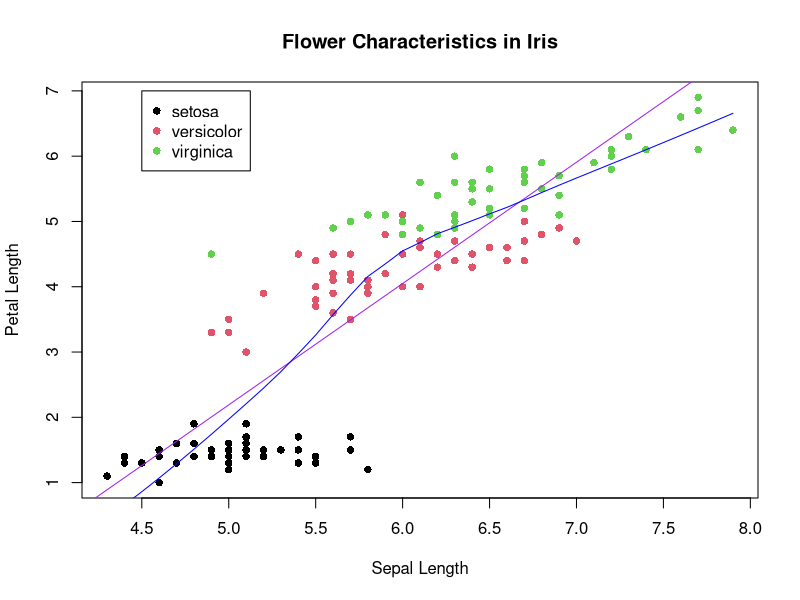

Generate this figure with R: (Note: this script raises an error after producing the figure.)
## ---- chunk 1
library(knitr)
knitr::opts_chunk$set(tidy=T, 
               fig.width=5,
               fig.height=5,
               fig.align='left',
               warning=FALSE,
               message=FALSE,
               echo=TRUE)
options(width = 120)
library(ggplot2)
attach(iris)
## ---- chunk 2
plot(Sepal.Length, Petal.Length,
     main="Flower Characteristics in Iris",
     xlab="Sepal Length",
     ylab="Petal Length",
     pch=16, cex=1,
     col=Species)
legend(x=4.5, y=7,
       legend=levels(Species),
       col=c(1:3),
       pch=16)
abline(lm(Petal.Length ~ Sepal.Length), col="purple")
lines(lowess(Sepal.Length, Petal.Length), col="blue")
## ---- chunk 3
# Enhanced Scatterplot of MPG vs. Weight 
# by Number of Car Cylinders 
library(car) 
scatterplot(Sepal.Length ~ Petal.Length | Species, data=iris,
            main="Flower Characteristics in Iris",
            xlab="Sepal Length",
            ylab="Petal Length",
            labels=row.names(iris),
            legend.coords = "topleft")
## ---- chunk 4
scatterplotMatrix(~ Petal.Length + Petal.Width + Sepal.Length + Sepal.Width | Species,
                   data=iris,
  	               main="Flower Characteristics in Iris",
                   legend.pos="bottomright")
## ---- chunk 5
kable(cor(iris[1:4]), 
      format='markdown', 
      caption="Correlation Matrix",
      digits=4)
## ---- chunk 6
# Scatterplot Matrices from the lattice Package 
library(lattice)
super.sym <- trellis.par.get("superpose.symbol")
splom(~iris[1:4], groups = Species, data = iris,
      panel = panel.superpose,
      key = list(title = "Flower Characteristics in Iris",
                 columns = 3, 
                 points = list(pch = super.sym$pch[1:3],
                 col = super.sym$col[1:3]),
                 text = list(c("setosa", "versicolor", "virginica"))))
## ---- chunk 7
ggplot(iris,aes(x=Petal.Width,y=Petal.Length,shape=Species,colour=Species)) +
  geom_point() +
  xlab("Petal Width (cm)") +
  ylab("Petal Length (cm)") +
  theme_bw() +
  ggtitle("Flower Characteristics in Iris\n")

ggplot(iris,aes(x=Petal.Width,y=Petal.Length)) +
  geom_point(colour="purple") +
  xlab("Petal Width (cm)") +
  ylab("Petal Length (cm)") +
  theme_bw() +
  ggtitle("Flower Characteristics in Iris\n") +
  stat_smooth()
## ---- chunk 8
sessionInfo()
